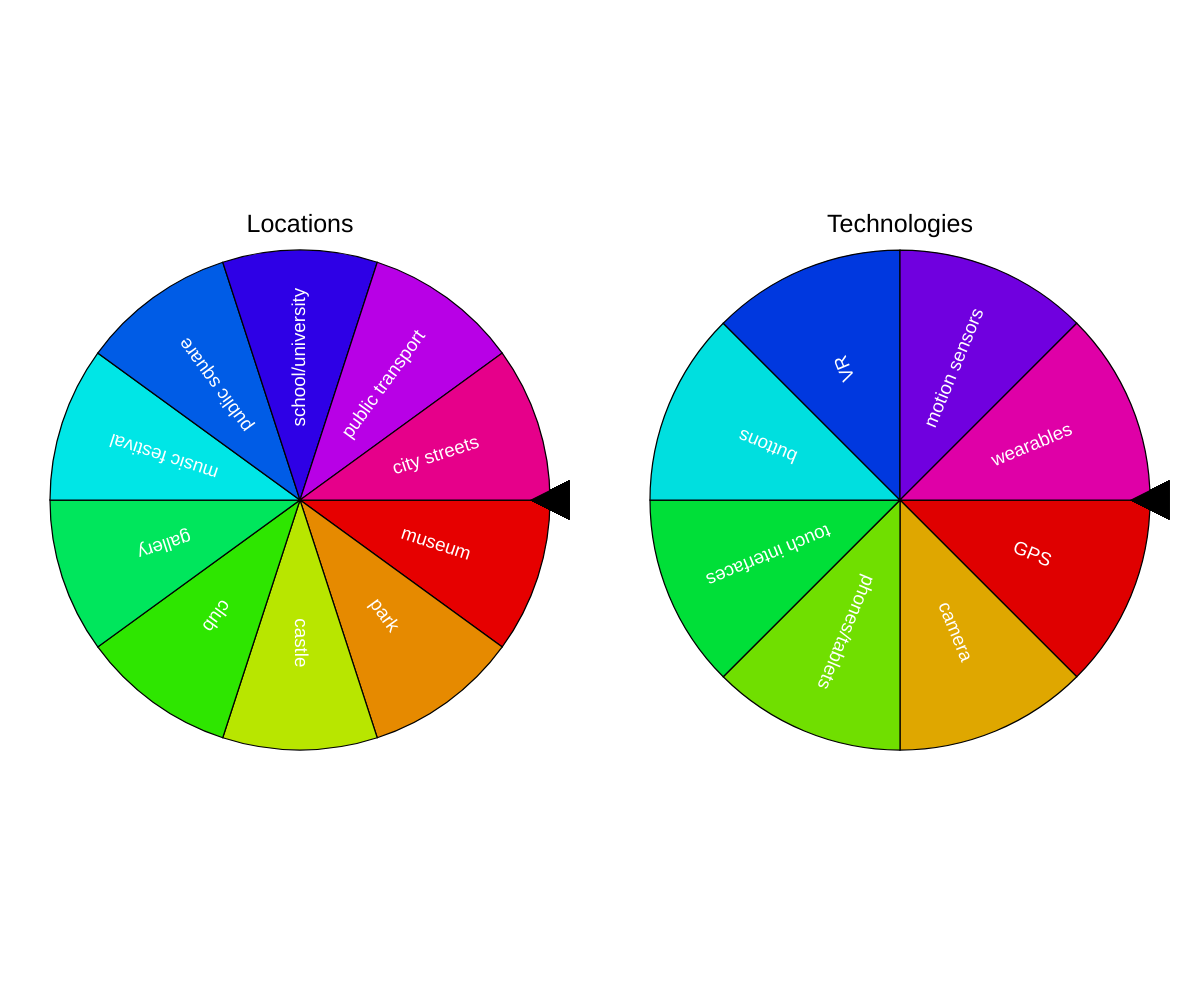
Frame 1 (no input)
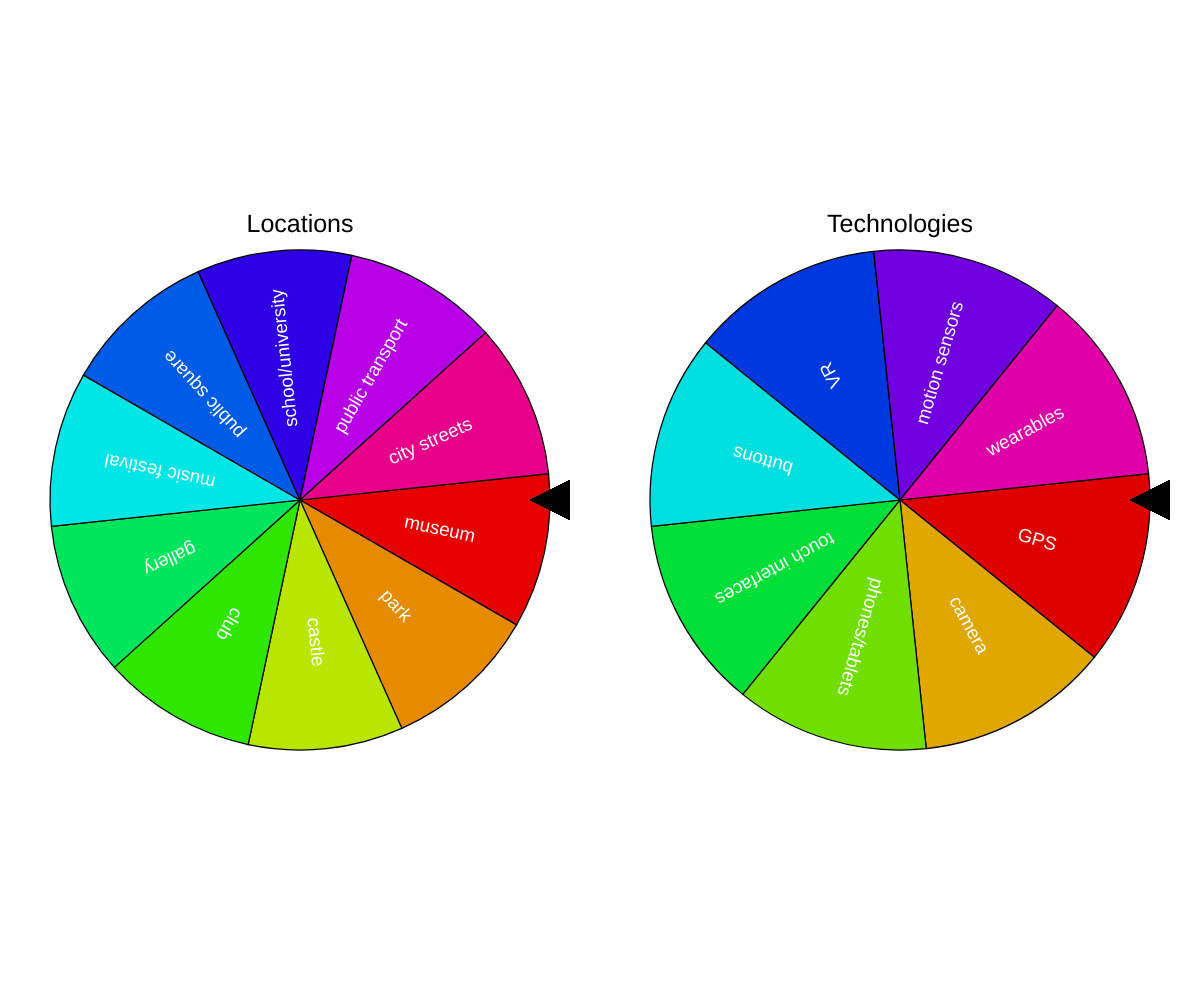
Frame 60 (no input)
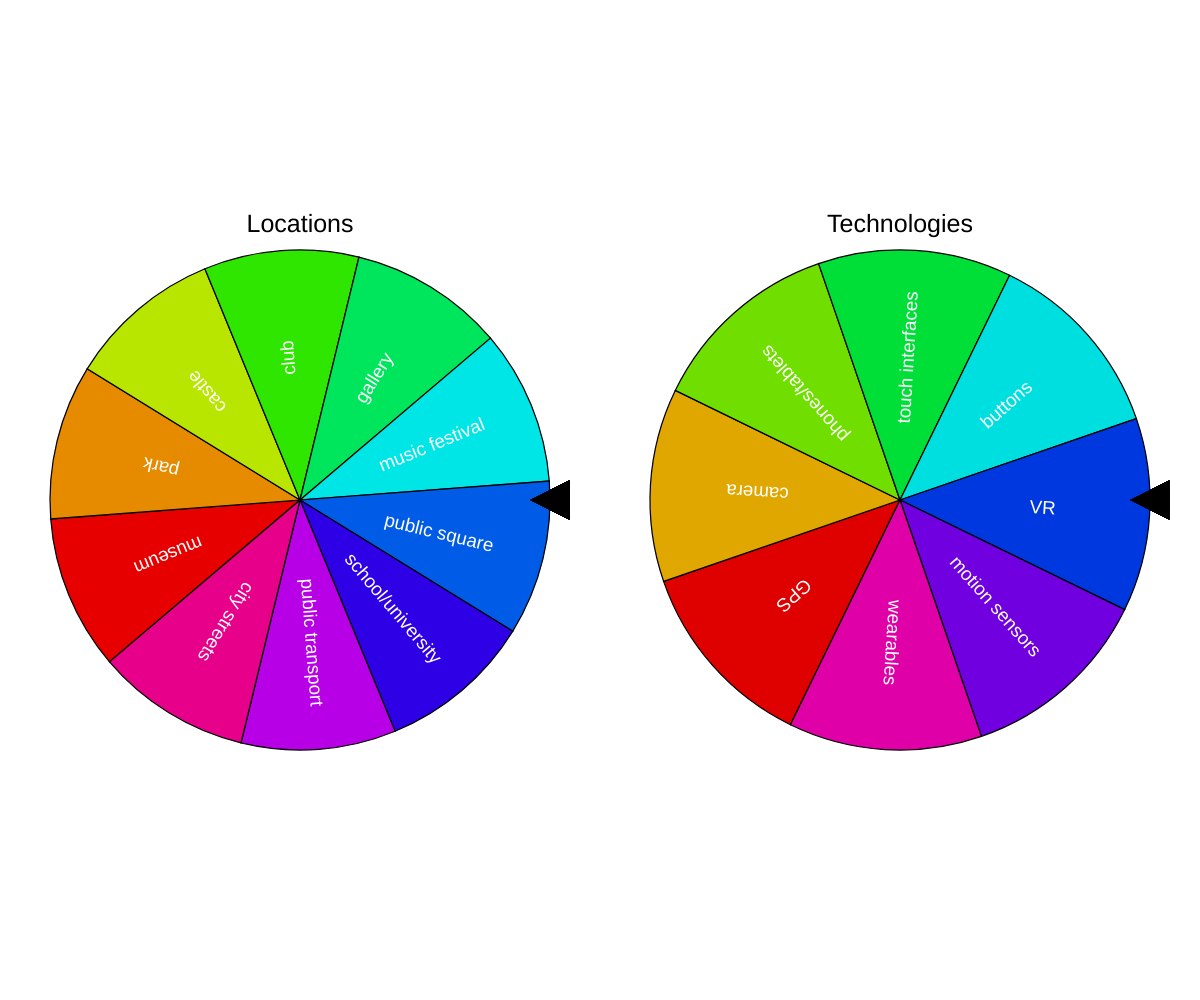
Frame 120 (the mouse pressed at the canvas centre since frame 60)

The p5.js sketch that drew these frames (run headless with seeded random() and noise() and a simulated clock; from frame 60 on, the mouse is pressed at the canvas centre):

// p5.js sketch
// ── sketch.js
// advanced technology types
//"types": ["GPS", "proximity sensors", "computer vision", "telephone", "phone app", "AR/QR markers", "night vision", "accelerometer", "flexi", "touch", "microphone", "VR", "EEG headset", "motion capture"]

var data = {
  "locations": {
    "types": ["museum", "park", "castle", "club", "gallery", "music festival",
      "public square", "school/university", "public transport", "city streets"
    ],
    "d": 0.,
    "angle": 0,
    "counter": 0,
    "amount": 360.,
    "duration": 100.
  },
  "technologies": {
    "types": ["GPS", "camera", "phones/tablets", "touch interfaces", "buttons", "VR", "motion sensors", "wearables"],
    "d": 0.,
    "angle": 0,
    "counter": 0,
    "amount": 360.,
    "duration": 100.
  }
}

var canvasWidth = window.innerWidth,
  canvasHeight = window.innerHeight
var globalScale = canvasWidth / 1920
var c
var ellipseWidth = window.innerHeight * 0.8

var easeOutExpo = function(t, b, c, d) {
  return c * (-Math.pow(2, -10. * t / d) + 1) + b
}

function setup() {
  c = createCanvas(canvasWidth, canvasHeight)
  window.onresize = resCanvas
  background(255)
}

function draw() {
  colorMode(RGB)
  background(255)
  Wheel(data["locations"], "Locations", width / 4, height / 2)
  Wheel(data["technologies"], "Technologies", width / 4 * 3, height / 2)
}

var Wheel = function(d, title, locX, locY) {
  textAlign(CENTER, CENTER)
  strokeWeight(2)
  push()
  translate(locX, locY)
  scale(globalScale)
  fill(0)
  textSize(40)
  text(title, 0, -ellipseWidth / 2 * 1.1)
  colorMode(HSB, d["types"].length)
  textSize(30)
  var angleDiff = 2 * PI / d["types"].length
  d["angle"] = radians(easeOutExpo(
    d["counter"], d["d"], d["amount"], d["duration"]))
  for (var i = 0; i < d["types"].length; i++) {
    push()
    rotate(d["angle"])
    rotate(angleDiff * i)
    fill(i, d["types"].length, d["types"].length - 1)
    arc(0, 0, ellipseWidth, ellipseWidth, 0,
      2 * PI / d["types"].length, PIE)
    push()
    textOffset = (ellipseWidth) / 3.5
    rotate(angleDiff / 2)
    translate(textOffset, 0)
    fill(1, 0, d["types"].length)
    text(d["types"][i], 0, 0)
    pop()
    pop()
    fill(0)
    push()
    translate(ellipseWidth / 2, 0)
    triangle(-30, 0, 30, -30, 30, 30)
    pop()
  }
  d["counter"] += 1
  pop()
}

var spinWheels = function(d) {
  var minAngle = 500.
  var maxAngle = 1500.
  d["amount"] = random(minAngle, maxAngle)
  d["duration"] = map(
    d["amount"], minAngle, maxAngle, 200., 1000.)
  d["counter"] = 0
}

var mousePressed = function() {
  spinWheels(data["locations"])
  spinWheels(data["technologies"])
}

var resCanvas = function() {
  console.log("hello is resized")
  globalScale = window.innerWidth / 1920
  resizeCanvas(window.innerWidth, window.innerHeight)
}
